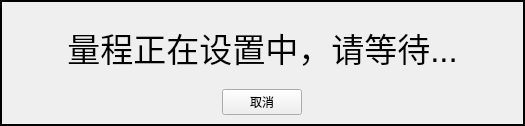
<?xml version="1.0" encoding="UTF-8"?>
<ui version="4.0">
 <class>SplashWidget</class>
 <widget class="QWidget" name="SplashWidget">
  <property name="geometry">
   <rect>
    <x>0</x>
    <y>0</y>
    <width>525</width>
    <height>126</height>
   </rect>
  </property>
  <property name="windowTitle">
   <string>Form</string>
  </property>
  <property name="styleSheet">
   <string notr="true">QWidget#SplashWidget{
background-color:qlineargradient(x1: 0, y1: 0, x2: 0, y2: 1,
                stop: 0 #cbdcf1, 
                stop: 0.5 #cddff4, 
                stop: 1.0 #cddff4);
border:2px solid;
border-clor:#cdcdcd;
}</string>
  </property>
  <layout class="QGridLayout" name="gridLayout">
   <item row="0" column="0" colspan="3">
    <widget class="QLabel" name="label_Info">
     <property name="sizePolicy">
      <sizepolicy hsizetype="Preferred" vsizetype="Expanding">
       <horstretch>0</horstretch>
       <verstretch>0</verstretch>
      </sizepolicy>
     </property>
     <property name="font">
      <font>
       <pointsize>25</pointsize>
      </font>
     </property>
     <property name="text">
      <string>量程正在设置中，请等待...</string>
     </property>
     <property name="alignment">
      <set>Qt::AlignCenter</set>
     </property>
    </widget>
   </item>
   <item row="1" column="0">
    <spacer name="horizontalSpacer">
     <property name="orientation">
      <enum>Qt::Horizontal</enum>
     </property>
     <property name="sizeHint" stdset="0">
      <size>
       <width>207</width>
       <height>20</height>
      </size>
     </property>
    </spacer>
   </item>
   <item row="1" column="1">
    <widget class="QPushButton" name="pushButton_cancel">
     <property name="text">
      <string>取消</string>
     </property>
    </widget>
   </item>
   <item row="1" column="2">
    <spacer name="horizontalSpacer_2">
     <property name="orientation">
      <enum>Qt::Horizontal</enum>
     </property>
     <property name="sizeHint" stdset="0">
      <size>
       <width>207</width>
       <height>20</height>
      </size>
     </property>
    </spacer>
   </item>
  </layout>
 </widget>
 <resources/>
 <connections/>
</ui>
